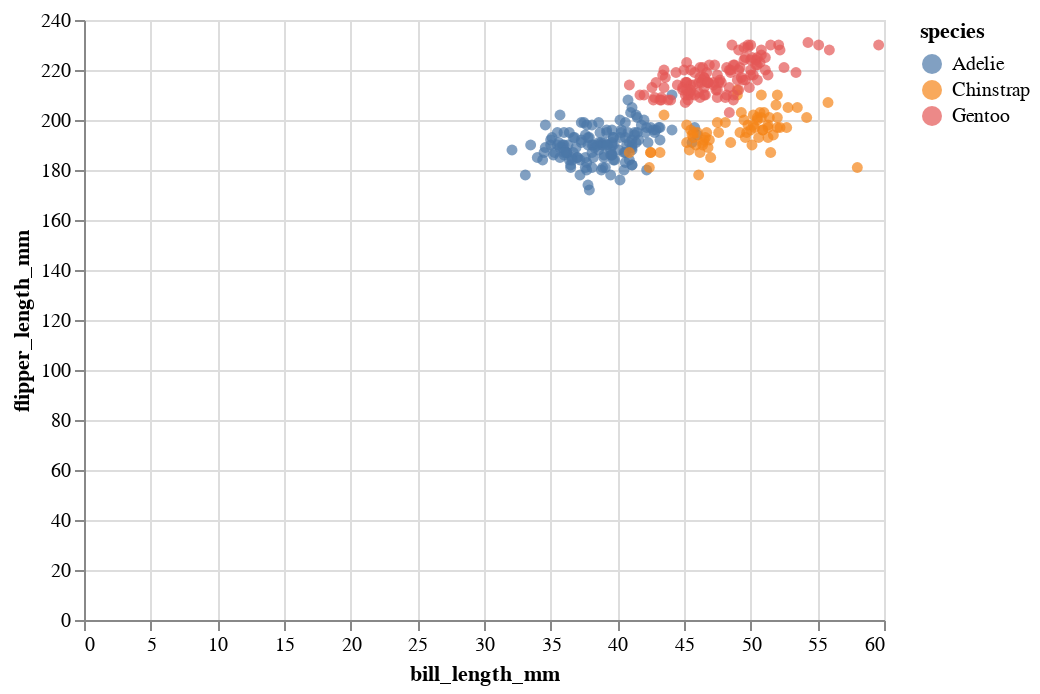

The notebook cell this image was saved under:
### Code cell
alt.Chart(df).mark_circle().encode(
    x="bill_length_mm",
    y="flipper_length_mm",
    color="species"
)

### Figure 1 — Vega-Lite specification as saved in the notebook (floating-point values rounded to 4 significant figures; data arrays with more than 128 entries replaced by an {"elided": "..."} marker saying what was removed)
{"config": {"view": {"continuousWidth": 400, "continuousHeight": 300}}, "data": {"name": "data-a7bc2cc87e28b8bb84b0376a27fad733"}, "mark": "circle", "encoding": {"color": {"field": "species", "type": "nominal"}, "x": {"field": "bill_length_mm", "type": "quantitative"}, "y": {"field": "flipper_length_mm", "type": "quantitative"}}, "$schema": "https://vega.github.io/schema/vega-lite/v4.17.0.json", "datasets": {"data-a7bc2cc87e28b8bb84b0376a27fad733": {"elided": "333 records"}}}
